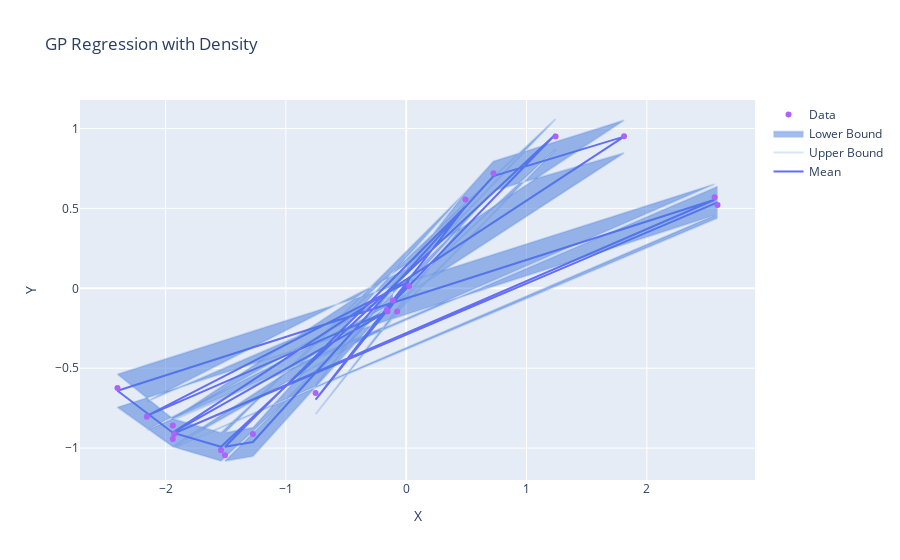

The code cell stored with this chart in its notebook:
### Code cell
import GPy
import plotly.graph_objects as go
import numpy as np

# Display model parameters
display(m)

# Create GP plot with density
fig = m.plot(plot_density=True)

# Convert to plotly figure
fig_plotly = go.Figure()

# Add mean line
fig_plotly.add_trace(go.Scatter(
    x=m.X.flatten(),
    y=m.predict(m.X)[0].flatten(),
    mode='lines',
    name='Mean'
))

# Add confidence intervals
mean, variance = m.predict(m.X)
upper = mean + 2*np.sqrt(variance)
lower = mean - 2*np.sqrt(variance)

fig_plotly.add_trace(go.Scatter(
    x=m.X.flatten(),
    y=upper.flatten(),
    fill=None,
    mode='lines',
    line_color='rgba(68, 122, 219, 0.2)',
    name='Upper Bound'
))

fig_plotly.add_trace(go.Scatter(
    x=m.X.flatten(),
    y=lower.flatten(),
    fill='tonexty',
    mode='lines',
    line_color='rgba(68, 122, 219, 0.2)',
    name='Lower Bound'
))

# Add data points
fig_plotly.add_trace(go.Scatter(
    x=m.X.flatten(),
    y=m.Y.flatten(),
    mode='markers',
    name='Data'
))

fig_plotly.update_layout(
    title='GP Regression with Density',
    xaxis_title='X',
    yaxis_title='Y'
)

fig_plotly.show()

### Figure 1 — Plotly figure (JSON) as saved in the notebook; plotly's stock layout.template omitted (floating-point values rounded to 4 significant figures)
{"data": [{"mode": "lines", "name": "Mean", "type": "scatter", "x": [2.588, -1.929, 2.564, -2.4, -1.94, -1.539, 1.242, -0.07524, -0.7529, 0.4927, -1.507, -1.274, 0.7252, 1.811, -1.94, -0.1552, -2.156, 0.02421, -0.1601, -0.1104], "y": [0.5381, -0.9079, 0.5543, -0.6411, -0.9035, -0.9916, 0.9639, -0.06079, -0.6969, 0.5114, -0.9918, -0.9615, 0.7026, 0.9491, -0.9033, -0.1446, -0.7978, 0.04402, -0.1497, -0.09777]}, {"line": {"color": "rgba(68, 122, 219, 0.2)"}, "mode": "lines", "name": "Upper Bound", "type": "scatter", "x": [2.588, -1.929, 2.564, -2.4, -1.94, -1.539, 1.242, -0.07524, -0.7529, 0.4927, -1.507, -1.274, 0.7252, 1.811, -1.94, -0.1552, -2.156, 0.02421, -0.1601, -0.1104], "y": [0.637, -0.8208, 0.6521, -0.5374, -0.8164, -0.9031, 1.059, 0.026, -0.6059, 0.6015, -0.9031, -0.8715, 0.7948, 1.051, -0.8162, -0.0576, -0.7084, 0.1308, -0.06267, -0.01092]}, {"fill": "tonexty", "line": {"color": "rgba(68, 122, 219, 0.2)"}, "mode": "lines", "name": "Lower Bound", "type": "scatter", "x": [2.588, -1.929, 2.564, -2.4, -1.94, -1.539, 1.242, -0.07524, -0.7529, 0.4927, -1.507, -1.274, 0.7252, 1.811, -1.94, -0.1552, -2.156, 0.02421, -0.1601, -0.1104], "y": [0.4392, -0.9951, 0.4566, -0.7449, -0.9906, -1.08, 0.8684, -0.1476, -0.7878, 0.4213, -1.08, -1.052, 0.6105, 0.8471, -0.9905, -0.2316, -0.8872, -0.04279, -0.2367, -0.1846]}, {"mode": "markers", "name": "Data", "type": "scatter", "x": [2.588, -1.929, 2.564, -2.4, -1.94, -1.539, 1.242, -0.07524, -0.7529, 0.4927, -1.507, -1.274, 0.7252, 1.811, -1.94, -0.1552, -2.156, 0.02421, -0.1601, -0.1104], "y": [0.5206, -0.9113, 0.5698, -0.6232, -0.858, -1.014, 0.9503, -0.1457, -0.6551, 0.5556, -1.045, -0.9114, 0.7194, 0.9506, -0.9425, -0.1444, -0.8035, 0.01362, -0.1342, -0.07635]}], "layout": {"title": {"text": "GP Regression with Density"}, "xaxis": {"title": {"text": "X"}}, "yaxis": {"title": {"text": "Y"}}}}
